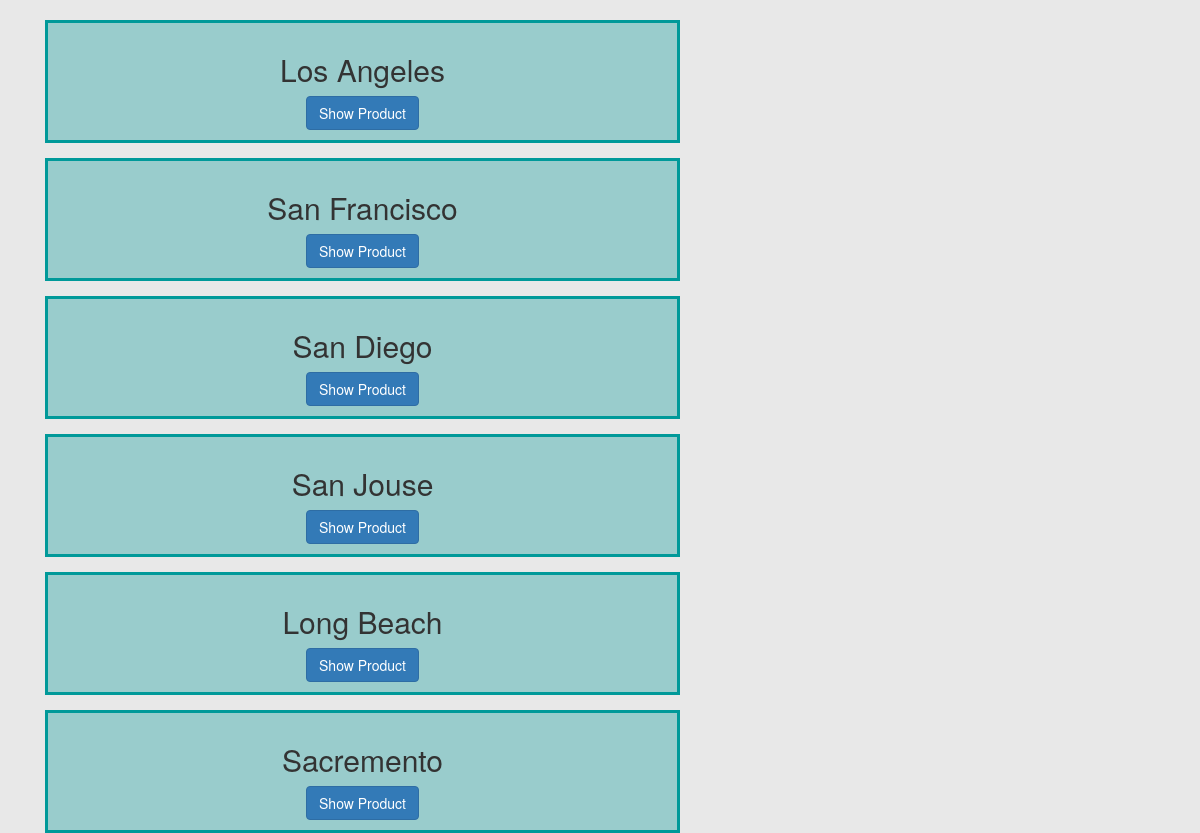
Page /subarea.php?id=4 on the committed database.
### tables this page shows
CREATE TABLE IF NOT EXISTS `subarea` (
  `id` int(7) NOT NULL,
  `subareaname` varchar(30) NOT NULL,
  `areaid` int(7) NOT NULL,
  `createdate` date NOT NULL
);

### subarea.php (the view, shortened to what this page needs)
<!DOCTYPE html>
<html lang="en">
<head>
   <head>
    <link href="css/bootstrap.min.css" rel="stylesheet">
    <link href="css/font-awesome.min.css" rel="stylesheet">
    <link rel="stylesheet" type="text/css" href="css/style.css">
</head>
<body>
<?php
		include ("function/area.php");
	?>
    <br>
    <div class="container">
    <div class="col-md-7 text-center">
    <?php
		if(isset($_GET["id"])) {
			$subarea_id = $_GET["id"];
			$select = "select * from subarea where areaid='".$subarea_id."'";
			$run_subarea=$con->query($select);
			while($row=$run_subarea->fetch_array()){
			 	echo "<div class='media' style=' background-color: #99CCCC;
    border: 3px solid #009999;
    padding: 10px;'>
				<h2>".$row['subareaname']."</h2>
				<a href='areawiseProduct.php?subareaid=".$row['id']."'><button class='btn btn-primary'>Show Product</button></a>
				</div>";
			}
		}
	?>
   </div>
   </div>
</body>
</html>

### css/style.css (style rules this page uses)
* { margin: 0; padding: 0; outline: 0; }
body { background-color:#E8E8E8; }
a { color: #333; }
.media { background-color: #337ab7; border: 2px solid #009999; padding: 10px; }

### rows in the picture
subarea: subareaname "Los Angeles"
subarea: subareaname "San Francisco"
subarea: subareaname "San Diego"
subarea: subareaname "San Jouse"
subarea: subareaname "Long Beach"
subarea: subareaname "Sacremento"
